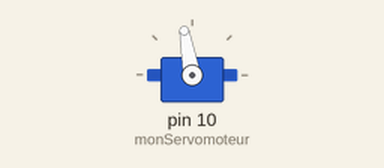
Recording of a sketch running on a simulated Arduino Uno, built with avr-gcc and run on an emulated ATmega328P. On the bench: servo.

Above: at 0.05 s.
At 1.1 s:
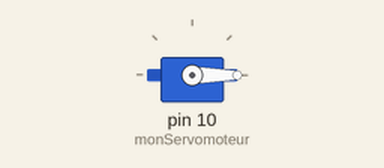
Timing chart, 0 to 8.0 s (numbered marks = the images above):
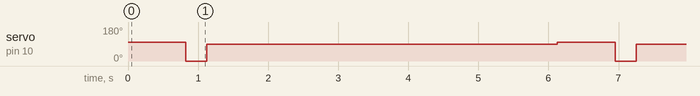

Measured:
- by itself, servo on pin 10 (monServomoteur): repeats every 6.1 s: 90° 5.0 s, 100° 0.83 s, 0° 0.30 s

The sketch:

ServoCap.ino
```cpp
/* Inclut la lib Servo pour manipuler le servomoteur */
#include <Servo.h>

/* Créer un objet Servo pour contrôler le servomoteur */
Servo monServomoteur;

void setup() {

  // Attache le servomoteur à la broche D9
  monServomoteur.attach(10);
  Serial.begin(9600);
}

void loop() {
    monServomoteur.write(100);
    delay(825);
     monServomoteur.write(0);
    delay(300);
    monServomoteur.write(90);
    delay(5000);
}
```
